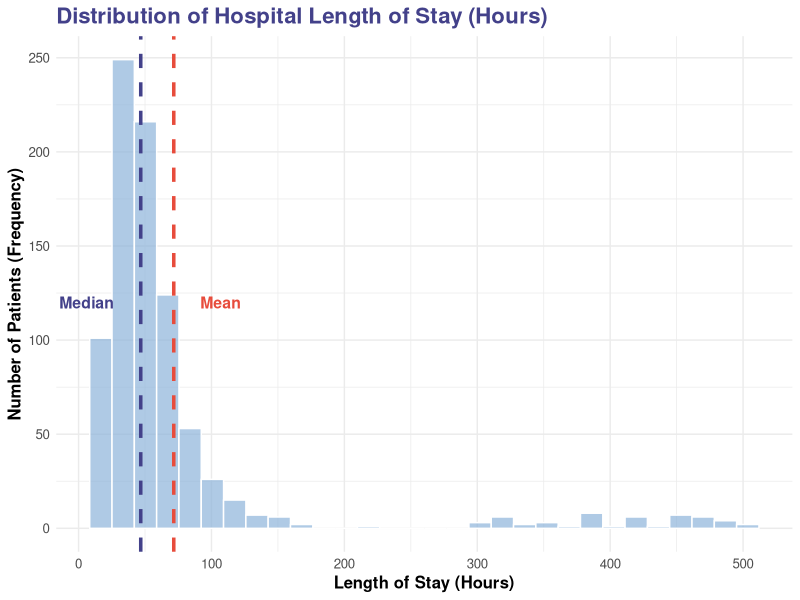
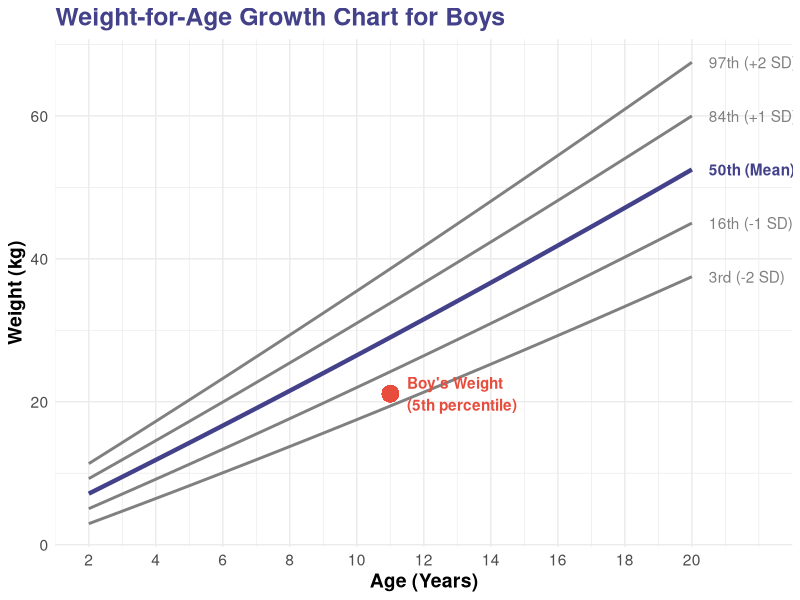
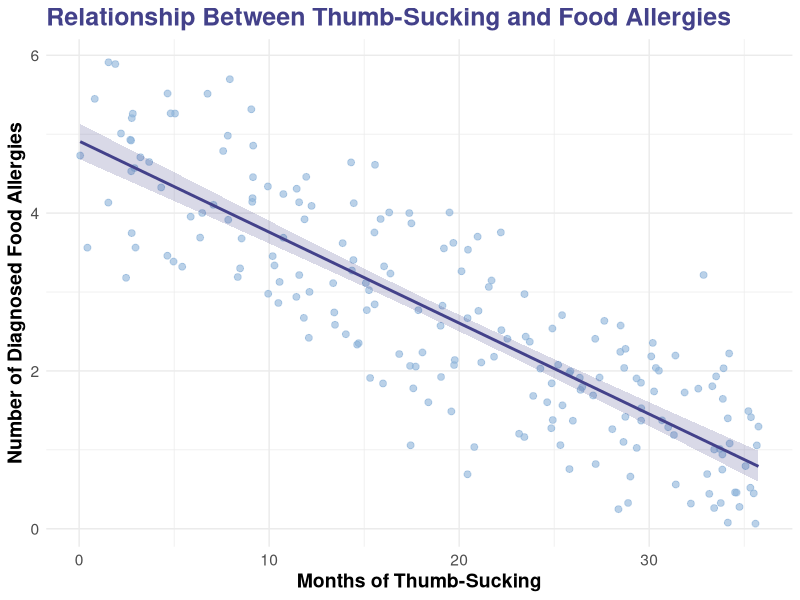

The R script that drew these images, in order:
## ---- chunk 1
library(ggplot2)
library(dplyr)
library(tidyr)
knitr::opts_chunk$set(echo = FALSE, warning = FALSE, message = FALSE)
## ---- chunk 2
# Create right-skewed data for hospital length of stay
set.seed(123)
los_data <- c(rlnorm(800, meanlog = 3.8, sdlog = 0.5),  # Main cluster
              runif(50, 300, 500))  # Outliers

# Create data frame
df <- data.frame(los = los_data)

# Calculate statistics
mean_los <- mean(los_data)
median_los <- median(los_data)

# Create the plot
ggplot(df, aes(x = los)) +
  geom_histogram(bins = 30, fill = "#8CB3D9", color = "white", alpha = 0.7) +
  geom_vline(xintercept = median_los, color = "#43418A", linetype = "dashed", size = 1.2) +
  geom_vline(xintercept = mean_los, color = "#E74C3C", linetype = "dashed", size = 1.2) +
  annotate("text", x = median_los - 20, y = 120, label = "Median", 
           color = "#43418A", fontface = "bold", size = 4, hjust = 1) +
  annotate("text", x = mean_los + 20, y = 120, label = "Mean", 
           color = "#E74C3C", fontface = "bold", size = 4, hjust = 0) +
  labs(title = "Distribution of Hospital Length of Stay (Hours)",
       x = "Length of Stay (Hours)",
       y = "Number of Patients (Frequency)") +
  theme_minimal() +
  theme(text = element_text(size = 12),
        plot.title = element_text(size = 16, face = "bold", color = "#43418A"),
        axis.title = element_text(size = 12, face = "bold"))
## ---- chunk 3
# Create growth chart data
age <- seq(2, 20, by = 0.1)
mean_weight <- 2.5 + 2.3 * age + 0.01 * age^2
sd_weight <- 1.5 + 0.3 * age

# Create percentile curves
p3 <- mean_weight - 2 * sd_weight
p16 <- mean_weight - 1 * sd_weight
p50 <- mean_weight
p84 <- mean_weight + 1 * sd_weight
p97 <- mean_weight + 2 * sd_weight

# Create data frame
growth_data <- data.frame(
  age = age,
  p3 = p3,
  p16 = p16,
  p50 = p50,
  p84 = p84,
  p97 = p97
)

# Calculate 5th percentile for age 11
age_11_mean <- 2.5 + 2.3 * 11 + 0.01 * 11^2
age_11_sd <- 1.5 + 0.3 * 11
p5_weight <- age_11_mean + qnorm(0.05) * age_11_sd

# Create the plot
ggplot(growth_data, aes(x = age)) +
  geom_line(aes(y = p3), color = "#808080", size = 1) +
  geom_line(aes(y = p16), color = "#808080", size = 1) +
  geom_line(aes(y = p50), color = "#43418A", size = 1.5) +
  geom_line(aes(y = p84), color = "#808080", size = 1) +
  geom_line(aes(y = p97), color = "#808080", size = 1) +
  
  # Add labels
  annotate("text", x = 20.5, y = p50[length(p50)], label = "50th (Mean)", 
           color = "#43418A", fontface = "bold", hjust = 0) +
  annotate("text", x = 20.5, y = p84[length(p84)], label = "84th (+1 SD)", 
           color = "#808080", hjust = 0) +
  annotate("text", x = 20.5, y = p16[length(p16)], label = "16th (-1 SD)", 
           color = "#808080", hjust = 0) +
  annotate("text", x = 20.5, y = p97[length(p97)], label = "97th (+2 SD)", 
           color = "#808080", hjust = 0) +
  annotate("text", x = 20.5, y = p3[length(p3)], label = "3rd (-2 SD)", 
           color = "#808080", hjust = 0) +
  
  # Add the boy's data point
  geom_point(x = 11, y = p5_weight, color = "#E74C3C", size = 5) +
  annotate("text", x = 11.5, y = p5_weight, label = "Boy's Weight\n(5th percentile)", 
           color = "#E74C3C", fontface = "bold", hjust = 0) +
  
  labs(title = "Weight-for-Age Growth Chart for Boys",
       x = "Age (Years)",
       y = "Weight (kg)") +
  scale_x_continuous(breaks = seq(2, 20, by = 2), limits = c(2, 22)) +
  theme_minimal() +
  theme(text = element_text(size = 14),
        plot.title = element_text(size = 18, face = "bold", color = "#43418A"),
        axis.title = element_text(size = 14, face = "bold"))
## ---- chunk 4
# Create the 2x2 table
library(knitr)
library(kableExtra)

contingency_table <- data.frame(
  Test = c("Test Positive", "Test Negative", "Total"),
  `Has AKI` = c("70 (TP)", "30 (FN)", "100"),
  `No AKI` = c("10 (FP)", "90 (TN)", "100"),
  Total = c("80", "120", "200")
)

kable(contingency_table, col.names = c("", "Has AKI", "No AKI", "Total"),
      align = c("l", "c", "c", "c")) %>%
  kable_styling(bootstrap_options = c("striped", "hover", "condensed"),
                full_width = FALSE, font_size = 20) %>%
  column_spec(1, bold = TRUE) %>%
  column_spec(2, background = "#f0f0f0") %>%
  row_spec(0, bold = TRUE, color = "white", background = "#43418A")
## ---- chunk 5
# Create the 2x2 table for question 9
contingency_table_9 <- data.frame(
  Test = c("Test Positive", "Test Negative", "Total"),
  `Has EoE` = c("20 (TP)", "5 (FN)", "25"),
  `No EoE` = c("10 (FP)", "65 (TN)", "75"),
  Total = c("30", "70", "100")
)

kable(contingency_table_9, col.names = c("", "Has EoE (Disease)", "No EoE (Healthy)", "Total"),
      align = c("l", "c", "c", "c")) %>%
  kable_styling(bootstrap_options = c("striped", "hover", "condensed"),
                full_width = FALSE, font_size = 20) %>%
  column_spec(1, bold = TRUE) %>%
  row_spec(0, bold = TRUE, color = "white", background = "#43418A")
## ---- chunk 6
# Create data with negative correlation
set.seed(456)
n <- 200
thumb_sucking <- runif(n, 0, 36)
# Add negative correlation with some noise
food_allergies <- 5 - 0.12 * thumb_sucking + rnorm(n, 0, 0.8)
# Ensure non-negative values
food_allergies[food_allergies < 0] <- runif(sum(food_allergies < 0), 0, 0.5)

# Create data frame
scatter_data <- data.frame(
  thumb_sucking = thumb_sucking,
  food_allergies = food_allergies
)

# Create the plot
ggplot(scatter_data, aes(x = thumb_sucking, y = food_allergies)) +
  geom_point(color = "#8CB3D9", alpha = 0.6, size = 2) +
  geom_smooth(method = "lm", se = TRUE, color = "#43418A", fill = "#43418A", alpha = 0.2) +
  labs(title = "Relationship Between Thumb-Sucking and Food Allergies",
       x = "Months of Thumb-Sucking",
       y = "Number of Diagnosed Food Allergies") +
  theme_minimal() +
  theme(text = element_text(size = 14),
        plot.title = element_text(size = 18, face = "bold", color = "#43418A"),
        axis.title = element_text(size = 14, face = "bold"))
